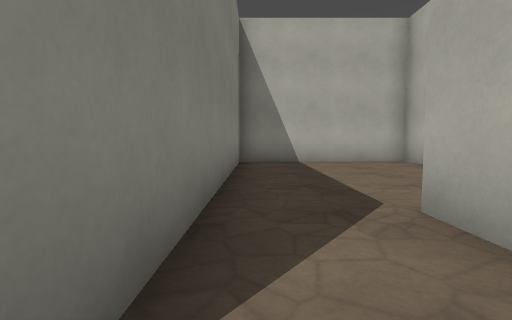
[1] (above)

24 first-person views from a walk through a Godot game level. The camera is 1.3 m above the floor, tilts 4° down and sees 85° across. The floor is counted in squares, 2 m on a side. Each view is taken from the middle of a square. On the plan, view 1 faces up. The plan holds only what a view shows up to about 9 squares ahead; the rest is blank. The place goes on beyond the plan. Surface patterns are stand-ins for the level's own textures.

[2]
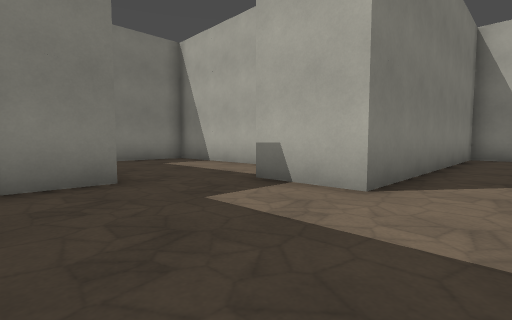

[3]
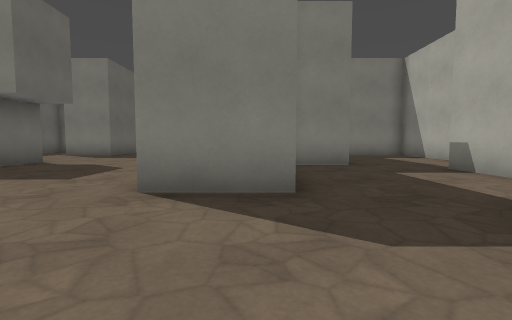

[4]
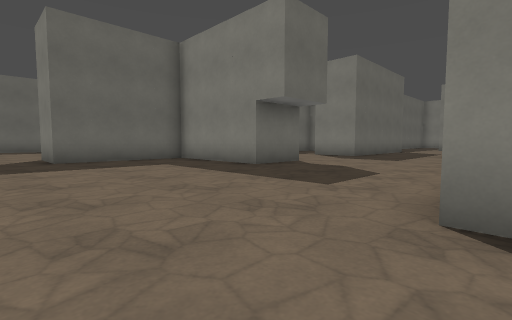

[5]
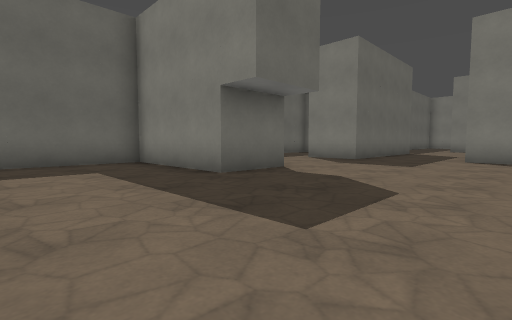

[6]
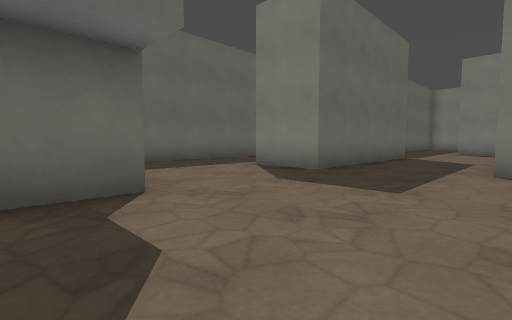

[7]
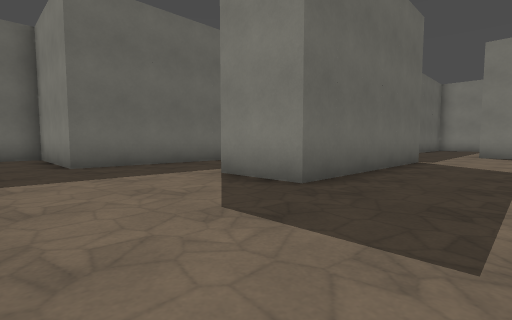

[8]
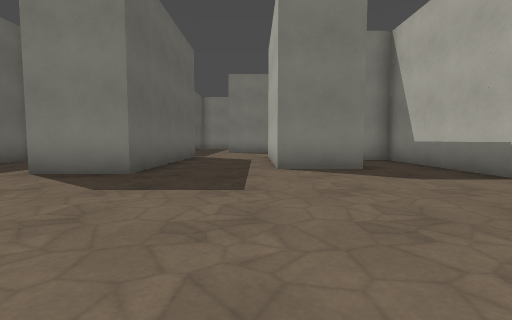

[9]
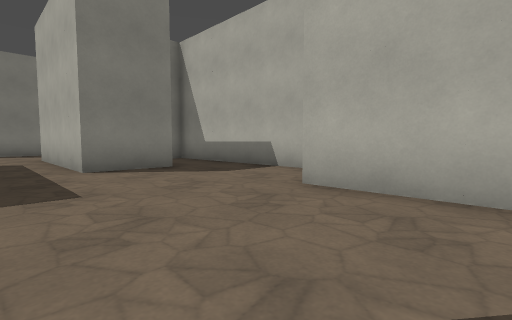

[10]
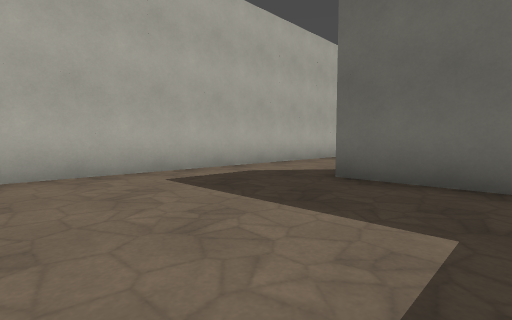

[11]
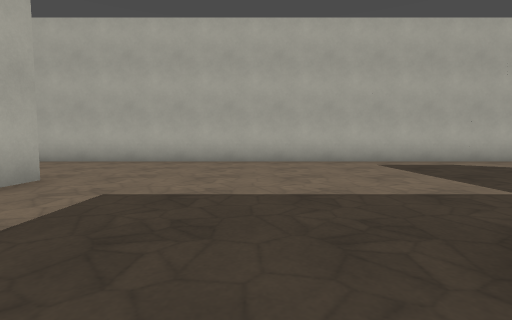

[12]
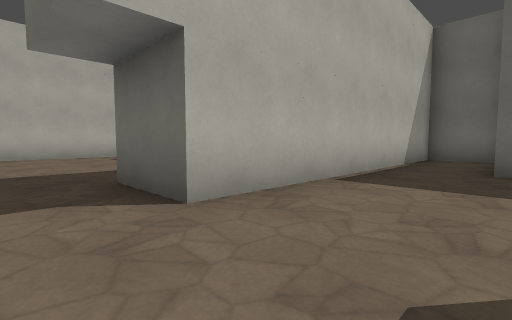

[13]
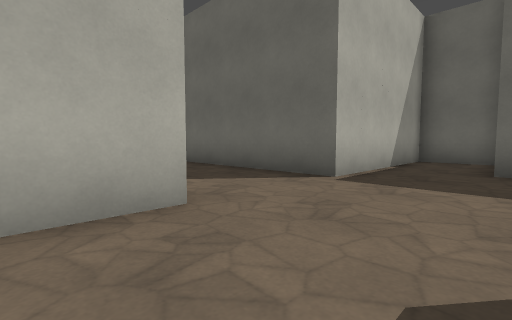

[14]
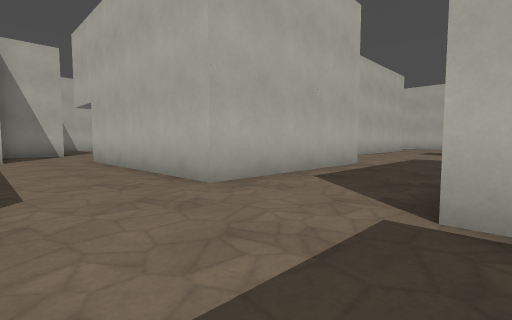

[15]
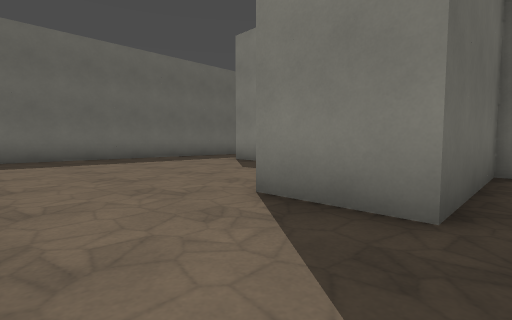

[16]
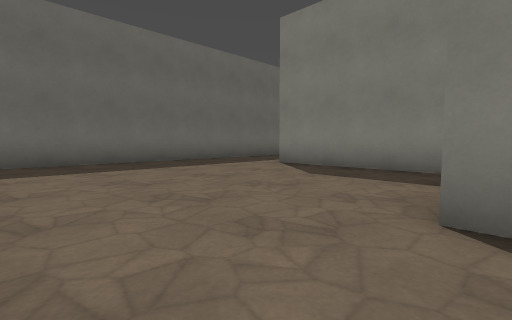

[17]
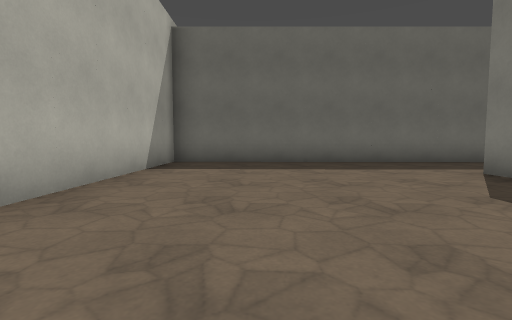

[18]
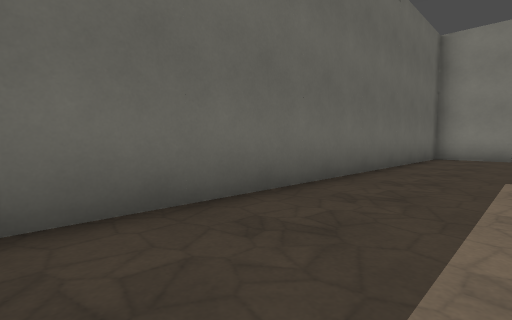

[19]
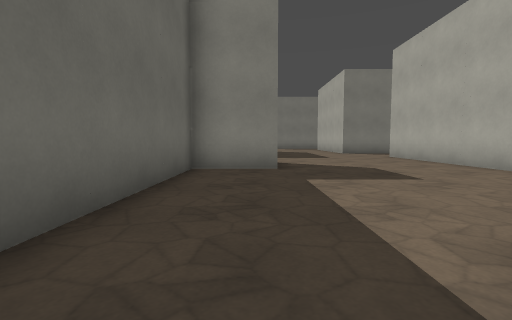

[20]
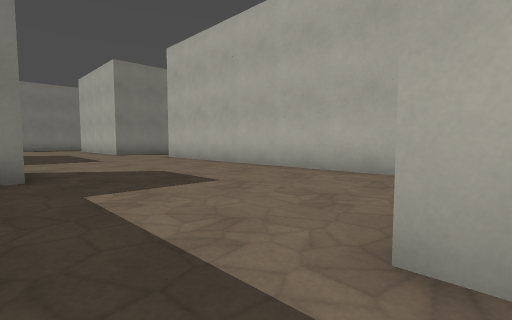

[21]
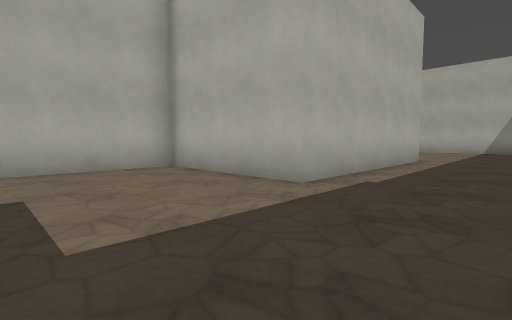

[22]
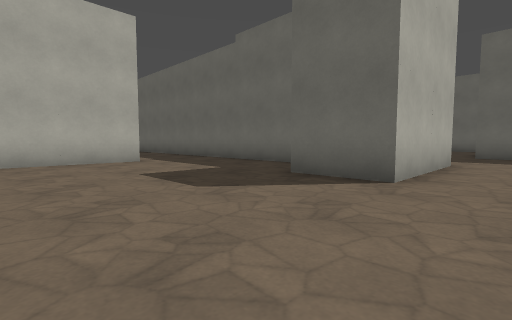

[23]
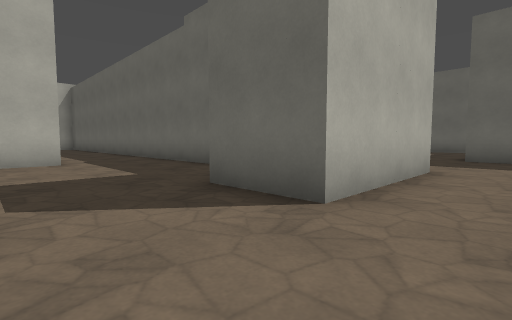

[24]
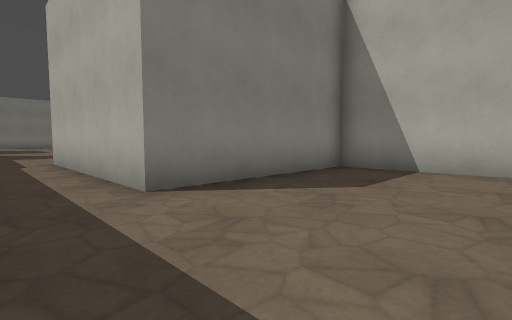

### Floor plan
Points are (right, up) in squares from view 1. A wall is a line through its corners. A room is listed if a view was taken in it or the views show most of it. See-through windows are left out.
Room 1 (view 1)
walls: (-0.5, 0.5) (-2.5, 0.5); (-3.5, -1.4) (-3.5, -3)
ways out: opening at (1, -2.5) to room 2; opening at (-3, -0.5); opening at (0.5, 1.5)
Room 2 (views 2, 3, 4, 5, 6, 7, 8, 9, 10, 11, 12, 13, 14, 15, 16, 17, 18, 19, 20, 21, 22, 23, 24)
walls: (-6.4, -19.5) (-4.5, -19.5) (-4.5, -10.5) (-2.5, -10.5) (-2.5, -14.5) (1.5, -14.5) (1.5, -16.5); (-12.1, -15.5) (-6.5, -15.5) (-6.5, -19.2); (0.8, -16.5) (-2.5, -16.5) (-2.5, -21.5) (-8.5, -21.5) (-8.5, -17.5) (-16.1, -17.5); (-3.1, -5.5) (-5.5, -5.5); (-9.5, -5.4) (-9.5, -7.5) (-14.5, -7.5) (-14.5, -1.5); (-16.4, -15.5) (-14.5, -15.5) (-14.5, -10.5) (-8.5, -10.5) (-8.5, -12.5); (-6.9, -3.5) (-12, -3.5); (0.5, -3.5) (0.5, -5.5) (-0.2, -5.5); (-15.5, -26.5) (-15.5, -22.5) (-13.5, -22.5) (-13.5, -24.5) (4.5, -24.5) (4.5, -2.4)
ways out: opening at (1, -2.5) to room 1; opening at (-16, -2)

Positions as (right, up) in squares from view 1, and headings:
1: (0, 0), facing up
2: (1, -3), facing up-left
3: (4, -4), facing left
4: (3, -5), facing down-left
5: (1, -6), facing down-left
6: (-3, -7), facing down-left
7: (-5, -8), facing down-left
8: (-3, -8), facing left
9: (-3, -9), facing up-left
10: (-1, -10), facing down-right
11: (-4, -9), facing right
12: (-7, -9), facing down-right
13: (-17, -6), facing down-right
14: (-17, -11), facing up-right
15: (4, -14), facing down-left
16: (4, -16), facing down-left
17: (2, -16), facing down
18: (-2, -22), facing down-left
19: (-7, -23), facing left
20: (-8, -23), facing up-left
21: (-12, -24), facing up-right
22: (-17, -18), facing down-right
23: (-17, -20), facing down-right
24: (1, -23), facing up-left
